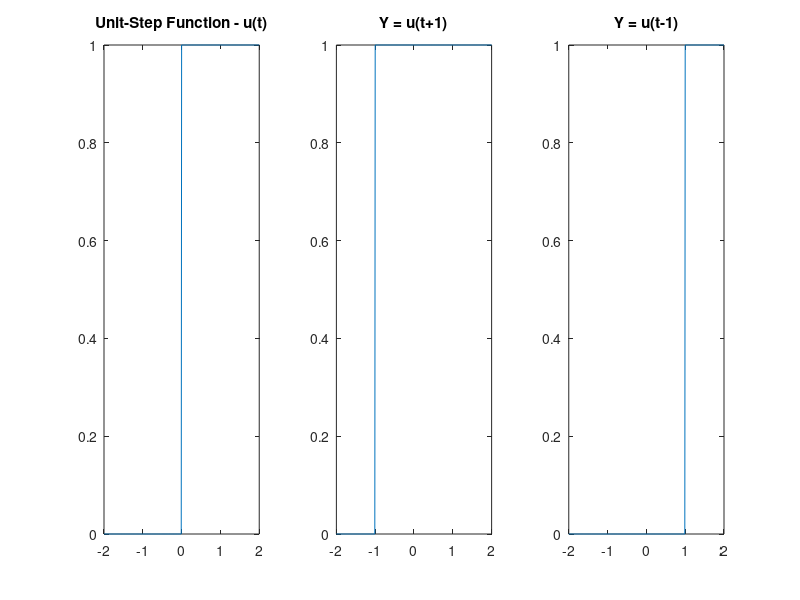

Write MATLAB code to recreate this figure.
t = -2:0.01:2;
subplot(1,3,1)
u(t>=0) = 1;
plot(t,u)
title('Unit-Step Function - u(t)')

subplot(1,3,2)
u1(t+1>=0)=1;
plot(t,u1)
title('Y = u(t+1)')

subplot(1,3,3)
u2(t-1>=0)=1;
plot(t,u2)
title('Y = u(t-1)')
